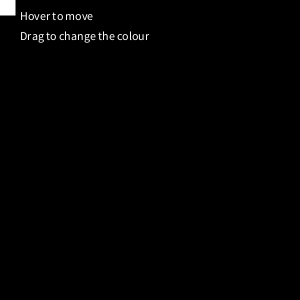
Frame 1 (no input)
Frame 60 (the mouse pressed at the canvas centre just before this capture): identical to frame 1, image omitted
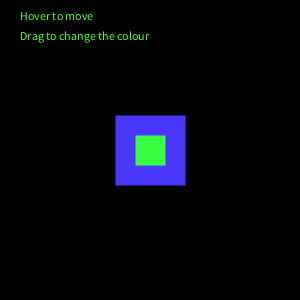
Frame 120 (the mouse held since frame 60 and released just before this capture)

The Processing sketch that drew these frames (run headless with seeded random() and noise(); from frame 60 on, the mouse is pressed at the canvas centre):

// Processing sketch: ex23_1
// ── ex23_1.pde
//Control the position of a shape with the mouse. Strive to create a more interesting 
// relation than one directly mimicking the position of the cursor

void setup() {
  size(300, 300); 
  frameRate(20);
  colorMode(HSB); 
  strokeWeight(20);
}

void draw () { 


  if ((mouseX<width)&&(mouseY<height)) { //if mouse on display, move square 
    background(0); 
    int r= int(random(125));             //integer for colour 
    rect(mouseX-25, mouseY-25, 50, 50);  //draw square at mouse
    if (mousePressed) {                  //if mouse pressed change colour of square and stroke
      fill(r, 200, 255);
      stroke(r*2, 200, 255);
    }
  }

  text("Hover to move", 20, 20);
  text("Drag to change the colour", 20, 40);
} 
